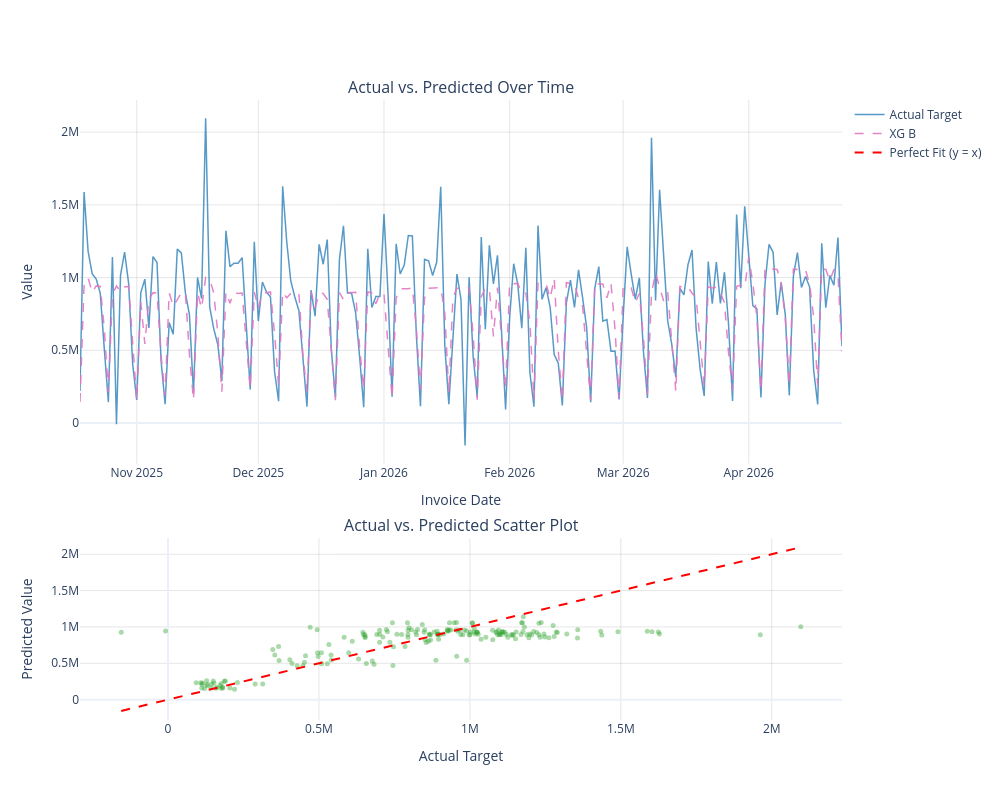

This figure's notebook cell:
### Code cell
import plotly.graph_objects as go
from plotly.subplots import make_subplots


row_idx = np.arange(len(y_test))

# Create a figure with 2 subplots (stacked vertically with a 2:1 height ratio)
fig = make_subplots(
    rows=2,
    cols=1,
    row_heights=[2, 1],
    subplot_titles=(
        "Actual vs. Predicted Over Time",
        "Actual vs. Predicted Scatter Plot",
    ),
    vertical_spacing=0.12,
)

# --- Subplot 1: Time Series Plot (Actual vs Predicted Over Time) ---
fig.add_trace(
    go.Scatter(
        x=y_test.index,
        y=y_test_actual,
        customdata=row_idx,
        mode="lines",
        name="Actual Target",
        line=dict(color="#1f77b4", width=1.5),
        opacity=0.75,
        hovertemplate=(
            "Row Index: %{customdata}<br>"
            "Invoice Date: %{x}<br>"
            "Actual Value: %{y:,.2f}"
            "<extra></extra>"
        ),
    ),
    row=1,
    col=1,
)

fig.add_trace(
    go.Scatter(
        x=y_test.index,
        y=y_pred_actual,
        customdata=row_idx,
        mode="lines",
        name="XG B",
        line=dict(color="#e377c2", width=1.5, dash="dash"),
        opacity=0.9,
        hovertemplate=(
            "Row Index: %{customdata}<br>"
            "Invoice Date: %{x}<br>"
            "Actual Value: %{y:,.2f}"
            "<extra></extra>"
        ),
    ),
    row=1,
    col=1,
)

# --- Subplot 2: Scatter Plot (Actual vs Predicted with Perfect Fit Line) ---
fig.add_trace(
    go.Scatter(
        x=y_test_actual,
        y=y_pred_actual,
        customdata=row_idx,
        mode="markers",
        marker=dict(
            color="#2ca02c",
            opacity=0.4,
            size=5,  # Equivalent to s=25 (area in matplotlib)
        ),
        showlegend=False,
        hovertemplate=(
            "Row Index: %{customdata}<br>"
            "Invoice Date: %{x}<br>"
            "Actual Value: %{y:,.2f}"
            "<extra></extra>"
        ),
    ),
    row=2,
    col=1,
)

# Reference 45-degree line for perfect predictions (y = x)
min_val = min(y_test_actual.min(), y_pred_actual.min())
max_val = max(y_test_actual.max(), y_pred_actual.max())

fig.add_trace(
    go.Scatter(
        x=[min_val, max_val],
        y=[min_val, max_val],
        mode="lines",
        name="Perfect Fit (y = x)",
        line=dict(color="red", width=2, dash="dash"),
    ),
    row=2,
    col=1,
)

# --- Axis Labels & Grid Formatting ---
fig.update_xaxes(
    title_text="Invoice Date",
    showgrid=True,
    gridcolor="rgba(0,0,0,0.1)",
    row=1,
    col=1,
)
fig.update_yaxes(
    title_text="Value", showgrid=True, gridcolor="rgba(0,0,0,0.1)", row=1, col=1
)

fig.update_xaxes(
    title_text="Actual Target",
    showgrid=True,
    gridcolor="rgba(0,0,0,0.1)",
    row=2,
    col=1,
)
fig.update_yaxes(
    title_text="Predicted Value",
    showgrid=True,
    gridcolor="rgba(0,0,0,0.1)",
    row=2,
    col=1,
)

# Set overall layout sizing and white background style
fig.update_layout(
    height=800,
    width=1000,
    template="plotly_white",
    legend=dict(x=1.01, y=1, xanchor="left", yanchor="top"),
)

fig.show()

### Figure 1 — Plotly figure (JSON) as saved in the notebook; plotly's stock layout.template omitted (floating-point values rounded to 4 significant figures; data arrays with more than 128 entries replaced by an {"elided": "..."} marker saying what was removed)
{"data": [{"customdata": {"elided": "189 int values"}, "hovertemplate": "Row Index: %{customdata}<br>Invoice Date: %{x}<br>Actual Value: %{y:,.2f}<extra></extra>", "line": {"color": "#1f77b4", "width": 1.5}, "mode": "lines", "name": "Actual Target", "opacity": 0.75, "type": "scatter", "x": {"elided": "189 str values"}, "xaxis": "x", "y": {"elided": "189 float values"}, "yaxis": "y"}, {"customdata": {"elided": "189 int values"}, "hovertemplate": "Row Index: %{customdata}<br>Invoice Date: %{x}<br>Actual Value: %{y:,.2f}<extra></extra>", "line": {"color": "#e377c2", "dash": "dash", "width": 1.5}, "mode": "lines", "name": "XG B", "opacity": 0.9, "type": "scatter", "x": {"elided": "189 str values"}, "xaxis": "x", "y": {"elided": "189 float values"}, "yaxis": "y"}, {"customdata": {"elided": "189 int values"}, "hovertemplate": "Row Index: %{customdata}<br>Invoice Date: %{x}<br>Actual Value: %{y:,.2f}<extra></extra>", "marker": {"color": "#2ca02c", "opacity": 0.4, "size": 5}, "mode": "markers", "showlegend": false, "type": "scatter", "x": {"elided": "189 float values"}, "xaxis": "x2", "y": {"elided": "189 float values"}, "yaxis": "y2"}, {"line": {"color": "red", "dash": "dash", "width": 2}, "mode": "lines", "name": "Perfect Fit (y = x)", "type": "scatter", "x": [-155000.0, 2096000.0], "xaxis": "x2", "y": [-155000.0, 2096000.0], "yaxis": "y2"}], "layout": {"annotations": [{"font": {"size": 16}, "showarrow": false, "text": "Actual vs. Predicted Over Time", "x": 0.5, "xanchor": "center", "xref": "paper", "y": 1, "yanchor": "bottom", "yref": "paper"}, {"font": {"size": 16}, "showarrow": false, "text": "Actual vs. Predicted Scatter Plot", "x": 0.5, "xanchor": "center", "xref": "paper", "y": 0.2933, "yanchor": "bottom", "yref": "paper"}], "height": 800, "legend": {"x": 1.01, "xanchor": "left", "y": 1, "yanchor": "top"}, "width": 1000, "xaxis": {"anchor": "y", "domain": [0, 1], "gridcolor": "rgba(0,0,0,0.1)", "showgrid": true, "title": {"text": "Invoice Date"}}, "xaxis2": {"anchor": "y2", "domain": [0, 1], "gridcolor": "rgba(0,0,0,0.1)", "showgrid": true, "title": {"text": "Actual Target"}}, "yaxis": {"anchor": "x", "domain": [0.4133, 1], "gridcolor": "rgba(0,0,0,0.1)", "showgrid": true, "title": {"text": "Value"}}, "yaxis2": {"anchor": "x2", "domain": [0, 0.2933], "gridcolor": "rgba(0,0,0,0.1)", "showgrid": true, "title": {"text": "Predicted Value"}}}}
